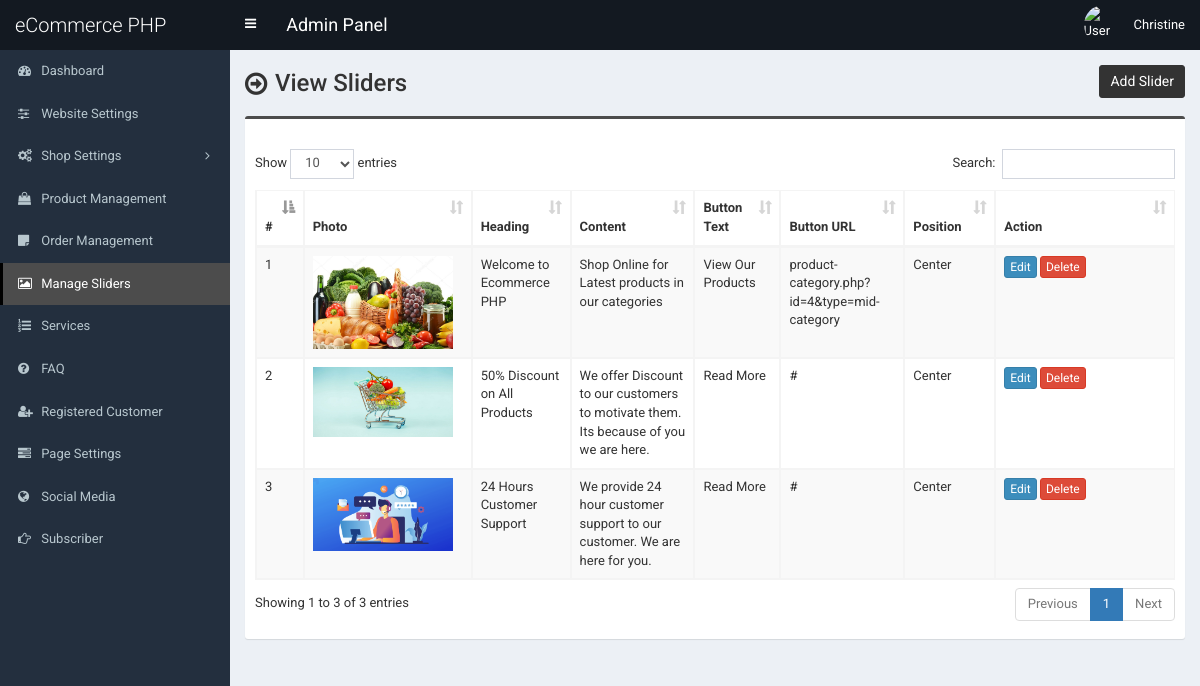
Before: /admin/slider.php (signed in) with the older database file.
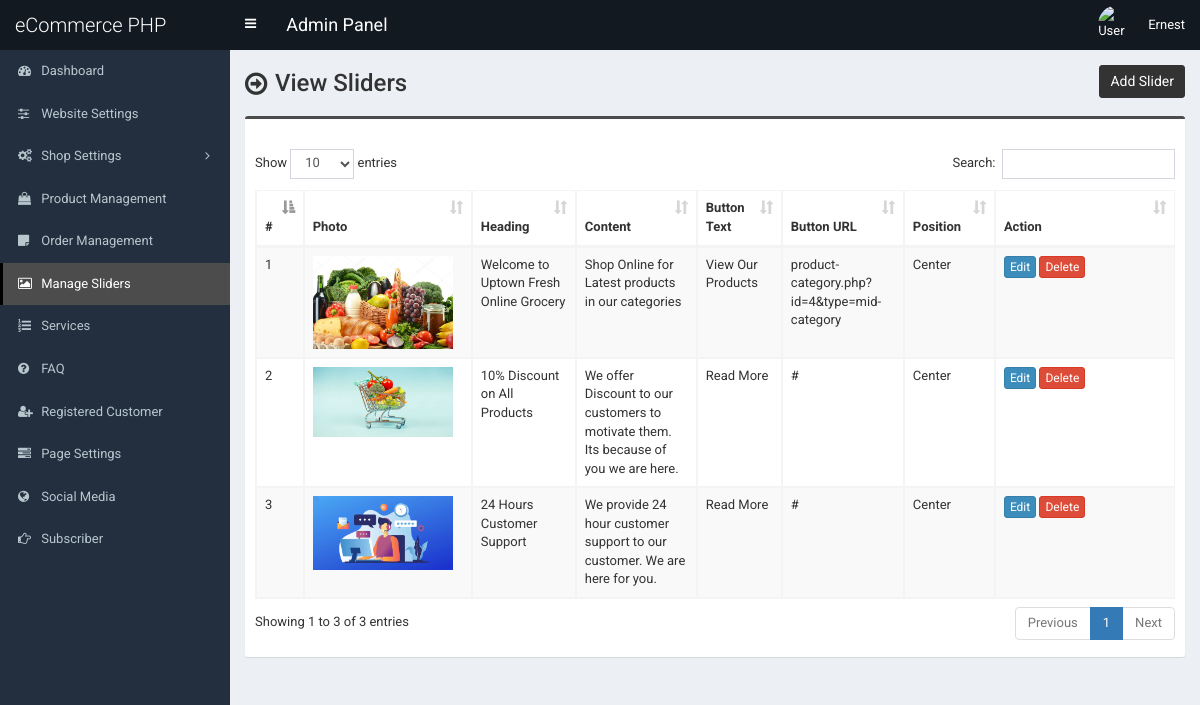
After: the same page with the newer database file.
### tables this page shows
CREATE TABLE `tbl_slider` (
  `id` int(11) NOT NULL,
  `photo` varchar(255) NOT NULL,
  `heading` varchar(255) NOT NULL,
  `content` text NOT NULL,
  `button_text` varchar(255) NOT NULL,
  `button_url` varchar(255) NOT NULL,
  `position` varchar(255) NOT NULL
);

### admin/slider.php (the view, shortened to what this page needs)
<?php require_once('header.php'); ?>
<section class="content-header">
	<div class="content-header-left">
		<h1>View Sliders</h1>
	</div>
	<div class="content-header-right">
		<a href="slider-add.php" class="btn btn-primary btn-sm">Add Slider</a>
	</div>
</section>
<section class="content">
	<div class="row">
		<div class="col-md-12">
			<div class="box box-info">
				<div class="box-body table-responsive">
					<table id="example1" class="table table-bordered table-hover table-striped">
						<thead>
							<tr>
								<th>#</th>
								<th>Photo</th>
								<th>Heading</th>
								<th>Content</th>
								<th>Button Text</th>
								<th>Button URL</th>
								<th>Position</th>
								<th width="140">Action</th>
							</tr>
						</thead>
						<tbody>
							<?php
							$i=0;
							$statement = $pdo->prepare("SELECT
														id,
														photo,
														heading,
														content,
														button_text,
														button_url,
														position
							                           	FROM tbl_slider
							                           	");
							$statement->execute();
							$result = $statement->fetchAll(PDO::FETCH_ASSOC);
							foreach ($result as $row) {
								$i++;
								?>
								<tr>
									<td><?php echo $i; ?></td>
									<td style="width:150px;"><img src="../assets/uploads/<?php echo $row['photo']; ?>" alt="<?php echo $row['heading']; ?>" style="width:140px;"></td>
									<td><?php echo $row['heading']; ?></td>
									<td><?php echo $row['content']; ?></td>
									<td><?php echo $row['button_text']; ?></td>
									<td><?php echo $row['button_url']; ?></td>
									<td><?php echo $row['position']; ?></td>
									<td>
										<a href="slider-edit.php?id=<?php echo $row['id']; ?>" class="btn btn-primary btn-xs">Edit</a>
										<a href="#" class="btn btn-danger btn-xs" data-href="slider-delete.php?id=<?php echo $row['id']; ?>" data-toggle="modal" data-target="#confirm-delete">Delete</a>
									</td>
								</tr>
								<?php
							}
							?>
						</tbody>
					</table>
				</div>
			</div>
		</div>
	</div>
</section>
<?php require_once('footer.php'); ?>

### admin/header.php (shortened to what this page needs)
<!DOCTYPE html>
<html>
<head>
	<link rel="stylesheet" href="css/bootstrap.min.css">
	<link rel="stylesheet" href="css/font-awesome.min.css">
	<link rel="stylesheet" href="css/ionicons.min.css">
	<link rel="stylesheet" href="css/datepicker3.css">
	<link rel="stylesheet" href="css/all.css">
	<link rel="stylesheet" href="css/select2.min.css">
	<link rel="stylesheet" href="css/dataTables.bootstrap.css">
	<link rel="stylesheet" href="css/jquery.fancybox.css">
	<link rel="stylesheet" href="css/AdminLTE.min.css">
	<link rel="stylesheet" href="css/_all-skins.min.css">
	<link rel="stylesheet" href="css/on-off-switch.css"/>
	<link rel="stylesheet" href="css/summernote.css">
	<link rel="stylesheet" href="style.css">
</head>
<body class="hold-transition fixed skin-blue sidebar-mini">
	<div class="wrapper">
		<header class="main-header">
			<a href="index.php" class="logo">
				<span class="logo-lg">eCommerce PHP</span>
			</a>
			<nav class="navbar navbar-static-top">
				<a href="#" class="sidebar-toggle" data-toggle="offcanvas" role="button">
				</a>
				<span style="float:left;line-height:50px;color:#fff;padding-left:15px;font-size:18px;">Admin Panel</span>
				<div class="navbar-custom-menu">
					<ul class="nav navbar-nav">
						<li class="dropdown user user-menu">
							<a href="#" class="dropdown-toggle" data-toggle="dropdown">
								<img src="../assets/uploads/<?php echo $_SESSION['user']['photo']; ?>" class="user-image" alt="User Image">
								<span class="hidden-xs"><?php echo $_SESSION['user']['full_name']; ?></span>
							</a>
						</li>
					</ul>
				</div>
			</nav>
		</header>
  		<?php $cur_page = substr($_SERVER["SCRIPT_NAME"],strrpos($_SERVER["SCRIPT_NAME"],"/")+1); ?>
  		<aside class="main-sidebar">
    		<section class="sidebar">
      			<ul class="sidebar-menu">
			        <li class="treeview <?php if($cur_page == 'index.php') {echo 'active';} ?>">
			          <a href="index.php">
			            <i class="fa fa-dashboard"></i> <span>Dashboard</span>
			          </a>
			        </li>
			        <li class="treeview <?php if( ($cur_page == 'settings.php') ) {echo 'active';} ?>">
			          <a href="settings.php">
			            <i class="fa fa-sliders"></i> <span>Website Settings</span>
			          </a>
			        </li>
                    <li class="treeview <?php if( ($cur_page == 'size.php') || ($cur_page == 'size-add.php') || ($cur_page == 'size-edit.php') || ($cur_page == 'color.php') || ($cur_page == 'color-add.php') || ($cur_page == 'color-edit.php') || ($cur_page == 'country.php') || ($cur_page == 'country-add.php') || ($cur_page == 'country-edit.php') || ($cur_page == 'shipping-cost.php') || ($cur_page == 'shipping-cost-edit.php') || ($cur_page == 'top-category.php') || ($cur_page == 'top-category-add.php') || ($cur_page == 'top-category-edit.php') || ($cur_page == 'mid-category.php') || ($cur_page == 'mid-category-add.php') || ($cur_page == 'mid-category-edit.php') || ($cur_page == 'end-category.php') || ($cur_page == 'end-category-add.php') || ($cur_page == 'end-category-edit.php') ) {echo 'active';} ?>">
                        <a href="#">
                            <i class="fa fa-cogs"></i>
                            <span>Shop Settings</span>
                            <span class="pull-right-container">
								<i class="fa fa-angle-left pull-right"></i>
							</span>
                        </a>
                    </li>
                    <li class="treeview <?php if( ($cur_page == 'product.php') || ($cur_page == 'product-add.php') || ($cur_page == 'product-edit.php') ) {echo 'active';} ?>">
                        <a href="product.php">
                            <i class="fa fa-shopping-bag"></i> <span>Product Management</span>
                        </a>
                    </li>
                    <li class="treeview <?php if( ($cur_page == 'order.php') ) {echo 'active';} ?>">
                        <a href="order.php">
                            <i class="fa fa-sticky-note"></i> <span>Order Management</span>
                        </a>
                    </li>
                     <li class="treeview <?php if( ($cur_page == 'slider.php') ) {echo 'active';} ?>">
			          <a href="slider.php">
			            <i class="fa fa-picture-o"></i> <span>Manage Sliders</span>
			          </a>
			        </li>
			        <li class="treeview <?php if( ($cur_page == 'service.php') ) {echo 'active';} ?>">
			          <a href="service.php">
			            <i class="fa fa-list-ol"></i> <span>Services</span>
			          </a>
			        </li>
			      			        <li class="treeview <?php if( ($cur_page == 'faq.php') ) {echo 'active';} ?>">
			          <a href="faq.php">
			            <i class="fa fa-question-circle"></i> <span>FAQ</span>
			          </a>
			        </li>
						<li class="treeview <?php if( ($cur_page == 'customer.php') || ($cur_page == 'customer-add.php') || ($cur_page == 'customer-edit.php') ) {echo 'active';} ?>">
			          <a href="customer.php">
			            <i class="fa fa-user-plus"></i> <span>Registered Customer</span>
			          </a>
			        </li>
			        <li class="treeview <?php if( ($cur_page == 'page.php') ) {echo 'active';} ?>">
			          <a href="page.php">
			            <i class="fa fa-tasks"></i> <span>Page Settings</span>
			          </a>
			        </li>
			        <li class="treeview <?php if( ($cur_page == 'social-media.php') ) {echo 'active';} ?>">
			          <a href="social-media.php">
			            <i class="fa fa-globe"></i> <span>Social Media</span>
			          </a>
			        </li>
			        <li class="treeview <?php if( ($cur_page == 'subscriber.php')||($cur_page == 'subscriber.php') ) {echo 'active';} ?>">
			          <a href="subscriber.php">
			            <i class="fa fa-hand-o-right"></i> <span>Subscriber</span>
			          </a>
			        </li>
      			</ul>
    		</section>
  		</aside>
  		<div class="content-wrapper">

### admin/footer.php (shortened to what this page needs)
		</div>
	</div>
</body>
</html>

### admin/style.css (style rules this page uses)
body { font-size: 13px; font-family: "Roboto", sans-serif; }
.navbar-nav > .user-menu .user-image { width: 40px; height: 40px; margin-top: -10px; }
.content-header > h1, .content-header .content-header-left h1 { font-family: "Roboto", sans-serif; }
.main-header .logo { text-align: left; }
.main-header .logo .logo-lg { font-family: "Roboto", sans-serif; }
.box-info { padding-top: 20px; }
.sidebar-menu li > a > .pull-right-container > .fa-angle-left:before { content: "\f105"; }
.content-header { overflow: hidden; }
.content-header .content-header-left { float: left; padding-top: 5px; }
.content-header .content-header-right { float: right; }
.content-header .content-header-left h1 { margin-top: 0; margin-bottom: 0; padding-left: 30px; padding-bottom: 5px; font-size: 24px; position: relative; }
.content-header .content-header-left h1:before { position: absolute; top: 0; left: 0; font-family: "FontAwesome", sans-serif; font-size: 26px; content: "\f18e"; }
.content-header .content-header-right a { position: relative; font-size: 14px; }
.skin-blue .sidebar-menu > li:hover > a, .skin-blue .sidebar-menu > li.active > a { color: #fff; background: #3c8dbc; border-left-color: #3c8dbc; }
.skin-blue .main-header .logo, .skin-blue .main-header .logo:hover, .skin-blue .main-header .navbar, .skin-blue .main-header .navbar .sidebar-toggle:hover { background-color: #131921; }
.skin-blue .sidebar-menu > li:hover > a, .skin-blue .sidebar-menu > li.active > a { background-color: #4c4c4c; border-left-color: #000000; }
.box.box-info { border-top-color: #4c4c4c; }
.content-header .content-header-right a { background-color: #333333; border-color: #333333; }

Changed rows visible on the page:
changed tbl_slider "Shop Online for Latest products in our categories": heading "Welcome to Ecommerce PHP" → "Welcome to Uptown Fresh Online Grocery"
changed tbl_slider: heading "50% Discount on All Products" → "10% Discount on All Products"
Other visible differences:
$_SESSION['user']['full_name']: "Christine" → "Ernest"
